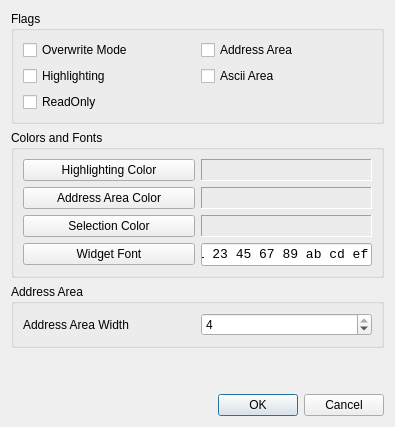
<?xml version="1.0" encoding="UTF-8"?>
<ui version="4.0">
 <class>OptionDialog</class>
 <widget class="QDialog" name="OptionDialog">
  <property name="geometry">
   <rect>
    <x>0</x>
    <y>0</y>
    <width>395</width>
    <height>427</height>
   </rect>
  </property>
  <property name="windowTitle">
   <string>Settings</string>
  </property>
  <layout class="QVBoxLayout" name="verticalLayout">
   <item>
    <widget class="QGroupBox" name="gbFlags">
     <property name="title">
      <string>Flags</string>
     </property>
     <layout class="QGridLayout" name="gridLayout_2">
      <item row="3" column="0">
       <widget class="QCheckBox" name="cbReadOnly">
        <property name="text">
         <string>ReadOnly</string>
        </property>
       </widget>
      </item>
      <item row="2" column="0">
       <widget class="QCheckBox" name="cbHighlighting">
        <property name="text">
         <string>Highlighting</string>
        </property>
       </widget>
      </item>
      <item row="1" column="0">
       <widget class="QCheckBox" name="cbOverwriteMode">
        <property name="text">
         <string>Overwrite Mode</string>
        </property>
       </widget>
      </item>
      <item row="1" column="1">
       <widget class="QCheckBox" name="cbAddressArea">
        <property name="text">
         <string>Address Area</string>
        </property>
       </widget>
      </item>
      <item row="2" column="1">
       <widget class="QCheckBox" name="cbAsciiArea">
        <property name="text">
         <string>Ascii Area</string>
        </property>
       </widget>
      </item>
     </layout>
    </widget>
   </item>
   <item>
    <widget class="QGroupBox" name="gbColors">
     <property name="title">
      <string>Colors and Fonts</string>
     </property>
     <layout class="QGridLayout" name="gridLayout">
      <item row="0" column="0">
       <widget class="QPushButton" name="pbHighlightingColor">
        <property name="text">
         <string>Highlighting Color</string>
        </property>
       </widget>
      </item>
      <item row="0" column="1">
       <widget class="QLabel" name="lbHighlightingColor">
        <property name="minimumSize">
         <size>
          <width>100</width>
          <height>0</height>
         </size>
        </property>
        <property name="maximumSize">
         <size>
          <width>16777215</width>
          <height>16777215</height>
         </size>
        </property>
        <property name="frameShape">
         <enum>QFrame::Panel</enum>
        </property>
        <property name="frameShadow">
         <enum>QFrame::Sunken</enum>
        </property>
        <property name="text">
         <string/>
        </property>
       </widget>
      </item>
      <item row="1" column="0" rowspan="2">
       <widget class="QPushButton" name="pbAddressAreaColor">
        <property name="text">
         <string>Address Area Color</string>
        </property>
       </widget>
      </item>
      <item row="1" column="1" rowspan="2">
       <widget class="QLabel" name="lbAddressAreaColor">
        <property name="minimumSize">
         <size>
          <width>100</width>
          <height>0</height>
         </size>
        </property>
        <property name="maximumSize">
         <size>
          <width>16777215</width>
          <height>16777215</height>
         </size>
        </property>
        <property name="frameShape">
         <enum>QFrame::Panel</enum>
        </property>
        <property name="frameShadow">
         <enum>QFrame::Sunken</enum>
        </property>
        <property name="text">
         <string/>
        </property>
       </widget>
      </item>
      <item row="3" column="1">
       <widget class="QLabel" name="lbSelectionColor">
        <property name="minimumSize">
         <size>
          <width>100</width>
          <height>0</height>
         </size>
        </property>
        <property name="maximumSize">
         <size>
          <width>16777215</width>
          <height>16777215</height>
         </size>
        </property>
        <property name="frameShape">
         <enum>QFrame::Panel</enum>
        </property>
        <property name="frameShadow">
         <enum>QFrame::Sunken</enum>
        </property>
        <property name="text">
         <string/>
        </property>
       </widget>
      </item>
      <item row="3" column="0">
       <widget class="QPushButton" name="pbSelectionColor">
        <property name="text">
         <string>Selection Color</string>
        </property>
       </widget>
      </item>
      <item row="4" column="0">
       <widget class="QPushButton" name="pbWidgetFont">
        <property name="text">
         <string>Widget Font</string>
        </property>
       </widget>
      </item>
      <item row="4" column="1">
       <widget class="QLineEdit" name="leWidgetFont">
        <property name="sizePolicy">
         <sizepolicy hsizetype="Preferred" vsizetype="Preferred">
          <horstretch>0</horstretch>
          <verstretch>0</verstretch>
         </sizepolicy>
        </property>
        <property name="font">
         <font>
          <family>Courier New</family>
          <pointsize>10</pointsize>
         </font>
        </property>
        <property name="text">
         <string>01 23 45 67 89 ab cd ef</string>
        </property>
       </widget>
      </item>
     </layout>
    </widget>
   </item>
   <item>
    <widget class="QGroupBox" name="gbAddressAreaWidth">
     <property name="title">
      <string>Address Area</string>
     </property>
     <layout class="QGridLayout" name="gridLayout_3">
      <item row="0" column="0">
       <widget class="QLabel" name="lbAddressAreaWidth">
        <property name="text">
         <string>Address Area Width</string>
        </property>
       </widget>
      </item>
      <item row="0" column="1">
       <widget class="QSpinBox" name="sbAddressAreaWidth">
        <property name="minimum">
         <number>1</number>
        </property>
        <property name="maximum">
         <number>4</number>
        </property>
        <property name="value">
         <number>4</number>
        </property>
       </widget>
      </item>
     </layout>
    </widget>
   </item>
   <item>
    <spacer name="verticalSpacer">
     <property name="orientation">
      <enum>Qt::Vertical</enum>
     </property>
     <property name="sizeHint" stdset="0">
      <size>
       <width>20</width>
       <height>28</height>
      </size>
     </property>
    </spacer>
   </item>
   <item>
    <widget class="QDialogButtonBox" name="buttonBox">
     <property name="orientation">
      <enum>Qt::Horizontal</enum>
     </property>
     <property name="standardButtons">
      <set>QDialogButtonBox::Cancel|QDialogButtonBox::Ok</set>
     </property>
    </widget>
   </item>
  </layout>
 </widget>
 <tabstops>
  <tabstop>pbHighlightingColor</tabstop>
  <tabstop>pbAddressAreaColor</tabstop>
  <tabstop>buttonBox</tabstop>
 </tabstops>
 <resources/>
 <connections>
  <connection>
   <sender>buttonBox</sender>
   <signal>accepted()</signal>
   <receiver>OptionDialog</receiver>
   <slot>accept()</slot>
   <hints>
    <hint type="sourcelabel">
     <x>222</x>
     <y>154</y>
    </hint>
    <hint type="destinationlabel">
     <x>157</x>
     <y>168</y>
    </hint>
   </hints>
  </connection>
  <connection>
   <sender>buttonBox</sender>
   <signal>rejected()</signal>
   <receiver>OptionDialog</receiver>
   <slot>reject()</slot>
   <hints>
    <hint type="sourcelabel">
     <x>290</x>
     <y>160</y>
    </hint>
    <hint type="destinationlabel">
     <x>286</x>
     <y>168</y>
    </hint>
   </hints>
  </connection>
 </connections>
</ui>
